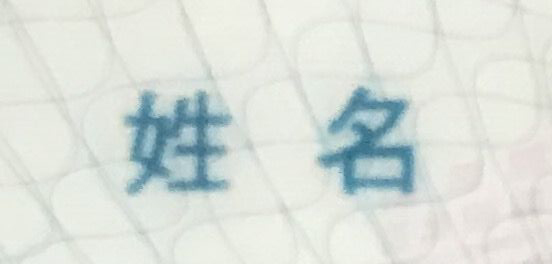
#> input picture SadaCode/infoocr/idcard/mask/name_mask.jpg, 552 x 264 px
$ python -i idcardocr.py   (imports and definitions only)   (Python 2 division)
#> lines starting #> are read from the running program, lines starting #| are printed output that depends on the picture
#> further down, picture is the input picture: shape (264, 552, 3); mean B, G, R 218.7, 224, 217.6
# -*- coding: utf-8 -*-
from PIL import Image
import pytesseract
import cv2
import numpy as np
import re
import os

#pytesseract.pytesseract.tesseract_cmd = 'C:\\Program Files (x86)\\Tesseract-OCR\\tesseract.exe'
x = 1280.00 / 3840.00
pixel_x = int(x * 3840)
# [1 line not run here, left out]

currentPath = os.getcwd()

# [84 lines left out: functions idcardocr, generate_mask, img_resize_x, not called in this run]

#idcardocr里面resize以高度为依据, 用于get部分
def img_resize(imggray, dheight):
        # print 'dheight:%s' % dheight
        crop = imggray
        size = crop.get().shape
        height = size[0]
        width = size[1]
        width = width * dheight / height
        crop = cv2.resize(src=crop, dsize=(width, dheight), interpolation=cv2.INTER_CUBIC)
        return crop

# [139 lines left out: functions img_resize_gray, find_name, find_sex, find_nation, find_birth, find_address and 2 more, not called in this run]

#psm model:
#  0    Orientation and script detection (OSD) only.
#  1    Automatic page segmentation with OSD.
#  2    Automatic page segmentation, but no OSD, or OCR.
#  3    Fully automatic page segmentation, but no OSD. (Default)
#  4    Assume a single column of text of variable sizes.
#  5    Assume a single uniform block of vertically aligned text.
#  6    Assume a single uniform block of text.
#  7    Treat the image as a single text line.
#  8    Treat the image as a single word.
#  9    Treat the image as a single word in a circle.
#  10    Treat the image as a single character.
#  11    Sparse text. Find as much text as possible in no particular order.
#  12    Sparse text with OSD.
#  13    Raw line. Treat the image as a single text line,
# 			bypassing hacks that are Tesseract-specific

def get_name(img):
        #    cv2.imshow("method3", img)
        #    cv2.waitKey()
        _, _, red = cv2.split(img) #split 会自动将UMat转换回Mat
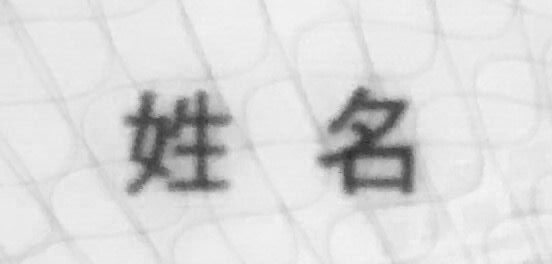
#> red: shape (264, 552); min 44, max 245, mean 217.6
        red = cv2.UMat(red)
        red = hist_equal(red)
        red = cv2.adaptiveThreshold(red, 255, cv2.ADAPTIVE_THRESH_MEAN_C, cv2.THRESH_BINARY, 151, 50)
        #    red = cv2.medianBlur(red, 3)
        red = img_resize(red, 150)
        # cv2.imwrite('name.png', red)
        #    img2 = Image.open('address.png')
        img = Image.fromarray(cv2.UMat.get(red).astype('uint8'))
        return punc_filter(pytesseract.image_to_string(img, lang='chi_sim', config='-psm 13').replace(" ",""))

# [88 lines left out: functions get_sex, get_nation, get_birth, get_address, get_idnum, punc_filter, not called in this run]

#这里使用直方图拉伸，不是直方图均衡
def hist_equal(img):
        # [6 lines of commented-out code are left out]

        image = img.get() #UMat to Mat
        # result = cv2.equalizeHist(image)
        lut = np.zeros(256, dtype = image.dtype )#创建空的查找表
        #lut = np.zeros(256)
        hist= cv2.calcHist([image], #计算图像的直方图
                            [0], #使用的通道
                            None, #没有使用mask
                           [256], #it is a 1D histogram
                           [0,256])
        minBinNo, maxBinNo = 0, 255
        #计算从左起第一个不为0的直方图柱的位置
        for binNo, binValue in enumerate(hist):
            if binValue != 0:
                minBinNo = binNo
                break
        #计算从右起第一个不为0的直方图柱的位置
        for binNo, binValue in enumerate(reversed(hist)):
            if binValue != 0:
                maxBinNo = 255-binNo
                break
        #print minBinNo, maxBinNo
        #生成查找表
        for i,v in enumerate(lut):
            if i < minBinNo:
                lut[i] = 0
            elif i > maxBinNo:
                lut[i] = 255
            else:
                lut[i] = int(255.0*(i-minBinNo)/(maxBinNo-minBinNo)+0.5)
        #计算,调用OpenCV cv2.LUT函数,参数 image --  输入图像，lut -- 查找表
        #print lut
        result = cv2.LUT(image, lut)
        #print type(result)
        #showimg(result)
        return cv2.UMat(result)

# [3 lines not run here, left out]

>>> import cv2
>>> picture = cv2.imread('mask/name_mask.jpg')
>>> result = get_name(picture)
#> in get_name, `img = Image.fromarray(cv2.UMat.get(red).astype('uint8'))`:
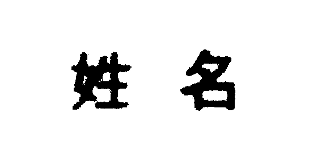
#> img: PIL image 313x150 L; min 0, max 255, mean 235.4
#> (the run stopped early here; a loop or call above may not have finished)
